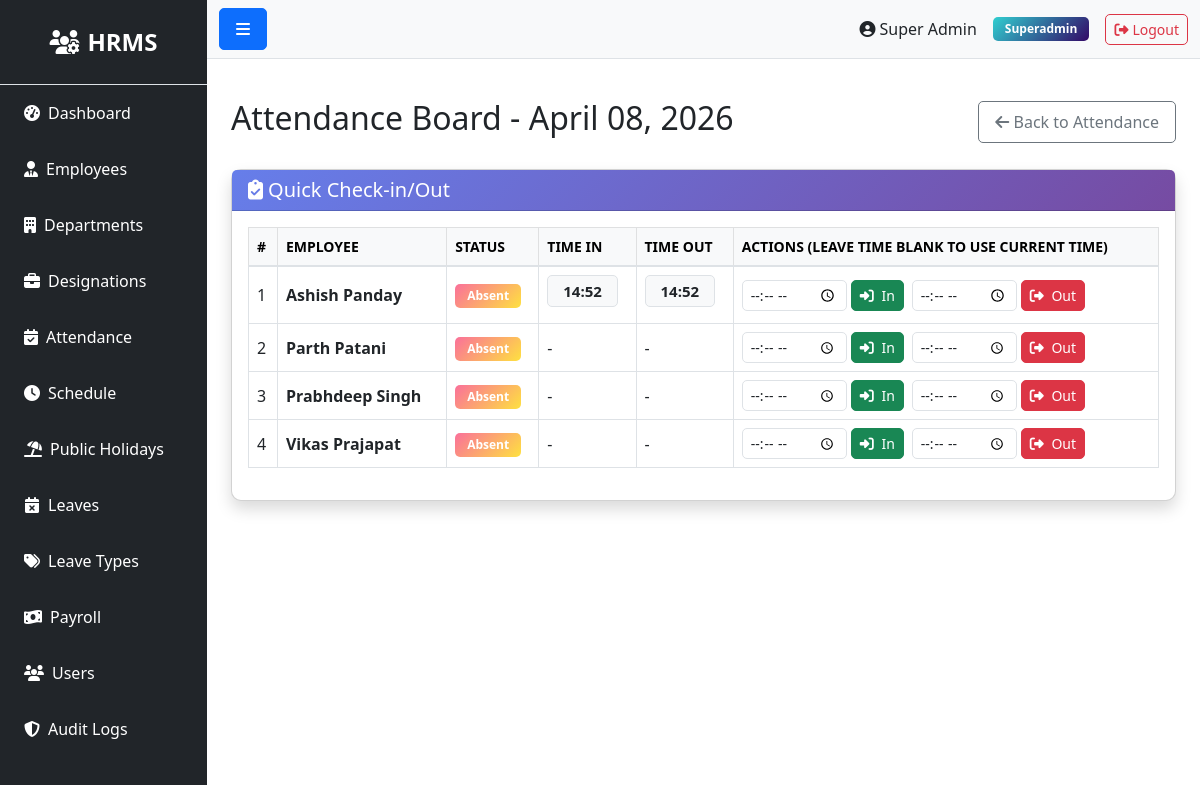
Page /attendance/board (signed in) on the earlier database version.
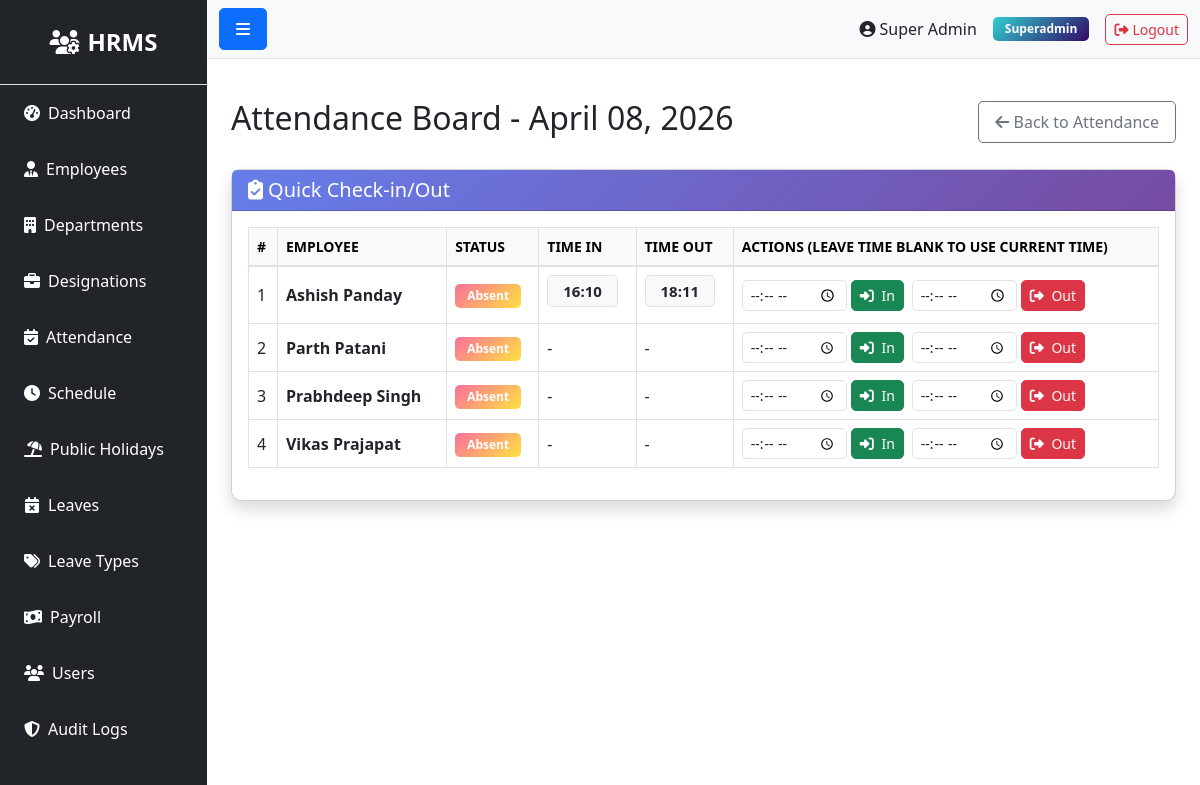
Same page on the later database version.
### models.py (models this page shows)
class Attendance(db.Model):
    __tablename__ = 'attendances'
    id = db.Column(db.Integer, primary_key=True)
    employee_id = db.Column(db.Integer, db.ForeignKey('employees.id'), nullable=False)
    date = db.Column(db.Date, nullable=False)
    time_in = db.Column(db.Time)
    time_out = db.Column(db.Time)
    status = db.Column(db.String(20))  # present, absent, holiday, weekend
    description = db.Column(db.Text)  # For holiday name or other notes
    created_at = db.Column(db.DateTime, default=datetime.utcnow)
    updated_at = db.Column(db.DateTime, default=datetime.utcnow, onupdate=datetime.utcnow)

### routes/attendance.py (the view)
@bp.route('/board')
@login_required
def board():
    if not current_user.is_authenticated or current_user.role.name not in ['superadmin', 'admin', 'moderator', 'hr']:
        flash('Access denied', 'danger')
        return redirect(url_for('auth.login'))
    current_date = datetime.now().date()
    employees = Employee.query.order_by(Employee.firstname).all()
    attendances = Attendance.query.filter_by(date=current_date).all()
    attendance_map = {a.employee_id: a for a in attendances}
    return render_template('admin/attendance/board.html', employees=employees, attendance_map=attendance_map, date=current_date)

### app.py (called while the page is built)
@login_manager.user_loader
def load_user(user_id):
    try:
        return db.session.get(User, int(user_id))
    except Exception as e:
        app.logger.error(f'Error loading user {user_id}: {str(e)}')
        return None

@app.context_processor
def inject_user():
    pending_leaves = 0
    try:
        if current_user.is_authenticated and getattr(current_user, 'role', None) and current_user.role.name in ['superadmin', 'admin', 'hr']:
            from models import Leave
            pending_leaves = Leave.query.filter_by(status='pending').count()
    except Exception:
        pending_leaves = 0
    return dict(current_user=current_user, pending_leaves=pending_leaves)

### templates/admin/attendance/board.html (shortened to what this page needs)
{% extends "base.html" %}
{% block content %}
<div class="d-flex justify-content-between align-items-center mb-4">
    <h2>Attendance Board - {{ date.strftime('%B %d, %Y') }}</h2>
    <a href="{{ url_for('attendance.index') }}" class="btn btn-outline-secondary">
        <i class="fas fa-arrow-left"></i> Back to Attendance
    </a>
</div>
<div class="card shadow">
    <div class="card-header bg-primary text-white">
        <h5 class="mb-0"><i class="fas fa-clipboard-check"></i> Quick Check-in/Out</h5>
    </div>
    <div class="card-body">
        <div class="table-responsive">
            <table class="table table-hover table-bordered align-middle">
                <thead class="table-light">
                    <tr>
                        <th>#</th>
                        <th>Employee</th>
                        <th>Status</th>
                        <th>Time In</th>
                        <th>Time Out</th>
                        <th>Actions (Leave time blank to use current time)</th>
                    </tr>
                </thead>
                <tbody>
                {% for emp in employees %}
                    {% set a = attendance_map.get(emp.id) %}
                    <tr>
                        <td>{{ loop.index }}</td>
                        <td class="fw-bold">{{ emp.firstname }} {{ emp.lastname }}</td>
                        <td>
                            {% if a and (a.status == 'present' or a.status == 'late' or a.status == 'early_out') %}
                                <span class="badge bg-success">Present</span>
                            {% elif a and a.status == 'absent' %}
                                <span class="badge bg-danger">Absent</span>
                            {% elif a and a.status == 'leave' %}
                                <span class="badge bg-info text-white">On Leave</span>
                            {% else %}
                                <span class="badge bg-warning text-dark">Absent</span>
                            {% endif %}
                        </td>
                        <td>{% if a and a.time_in %}<h5><span class="badge bg-light text-dark border">{{ a.time_in.strftime('%H:%M') }}</span></h5>{% else %}-{% endif %}</td>
                        <td>{% if a and a.time_out %}<h5><span class="badge bg-light text-dark border">{{ a.time_out.strftime('%H:%M') }}</span></h5>{% else %}-{% endif %}</td>
                        <td>
                            <div class="d-flex flex-wrap gap-2">
                                <form method="post" action="{{ url_for('attendance.check') }}" class="d-flex gx-0">
                                    <input type="time" name="time" class="form-control form-control-sm me-1" style="width: 105px;" title="Specific check-in time">
                                    <button class="btn btn-sm btn-success" type="submit"><i class="fas fa-sign-in-alt me-1"></i> In</button>
                                </form>
                                <form method="post" action="{{ url_for('attendance.check') }}" class="d-flex gx-0">
                                    <input type="time" name="time" class="form-control form-control-sm me-1" style="width: 105px;" title="Specific check-out time">
                                    <button class="btn btn-sm btn-danger" type="submit"><i class="fas fa-sign-out-alt me-1"></i> Out</button>
                                </form>
                            </div>
                        </td>
                    </tr>
                {% endfor %}
                </tbody>
            </table>
        </div>
    </div>
</div>
{% endblock %}

Differences in the rows shown:
changed Attendance: time_in "14:52" → "16:10"; time_out "14:52" → "18:11"
